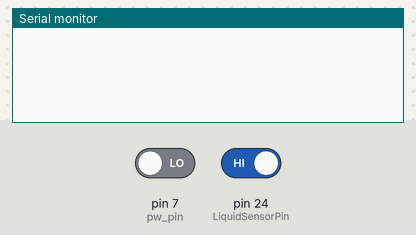
Bench run of a sketch on a simulated Arduino Mega 2560, built with avr-gcc and run on an emulated ATmega2560. On the bench: the last lines printed to the serial monitor. Inputs (shaded band) come from the test bench; at power-on: pin 24 (LiquidSensorPin) HIGH, pin 7 (pw_pin) LOW.

Above: at 1.2 s.
1.3 s: pin 24 (LiquidSensorPin) driven LOW
At 9.5 s:
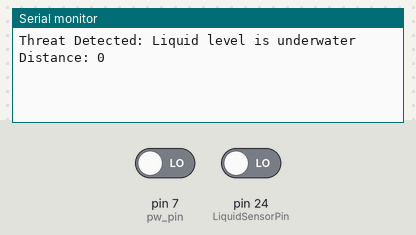
10.5 s: pin 24 (LiquidSensorPin) driven HIGH
At 20.5 s:
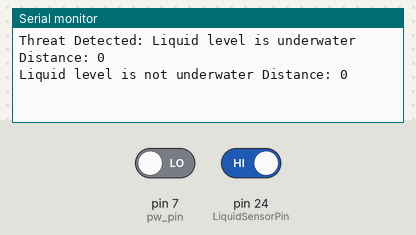

The sketch:

integrated_sketch.ino
```cpp
const int LiquidSensorPin = 24;
int pw_pin=7;
int arraysize = 9;
int array[] = { 0, 0, 0, 0, 0, 0, 0, 0, 0};
long inch;
int exact_cm_value;

void setup() {
  Serial.begin(9600);
  pinMode(pw_pin, INPUT);
  pinMode(LiquidSensorPin, INPUT);
}

int getLiquidLevel(){
    return !digitalRead(LiquidSensorPin);
}

void sensorRead(){
for(int i = 0; i < arraysize; i++)
{
inch = pulseIn(pw_pin, HIGH);
array[i] = inch/58;
delay(10);
}
}
void array_arrangment(int *a,int n){
// Author: Bill Gentles, Nov. 12, 2010)
for (int i = 1; i < n; ++i)
{
int j = a[i];
int k;
for (k = i - 1; (k >= 0) && (j < a[k]); k--)
{
a[k + 1] = a[k];
}
a[k + 1] = j;
}
}

int filter(int *a,int n){
int i = 0;
int count = 0;
int maxCount = 0;
int filter = 0;
int median;
int prevCount = 0;
while(i<(n-1)){
prevCount=count;
count=0;
while(a[i]==a[i+1]){
count++;
i++;
}
if(count>prevCount && count>maxCount){
filter=a[i];
maxCount=count;
median=0;
}
if(count==0){
i++;
}
if(count==maxCount){//If the dataset has 2 or more modes.
median=1;
}
if(filter==0||median==1){//Return the median if there is no mode.
filter=a[(n/2)];
}

return filter;

}
}

void loop() {
  sensorRead();
  array_arrangment(array,arraysize);
  exact_cm_value= filter(array,arraysize);
  boolean underwater = getLiquidLevel();
  String liquidStatus = "Liquid level is not underwater";
  if(getLiquidLevel()){
    liquidStatus = "Threat Detected: Liquid level is underwater";
  }

  Serial.print(liquidStatus + " Distance: " + (String) exact_cm_value);
  Serial.print("\n");
  delay(1000);
}
```

Measured:
- after the input at 1.3 s, the serial monitor: prints a new line after 7.8 s (image 1)
- after the input at 10.5 s, the serial monitor: prints a new line after 8.7 s (image 2)
